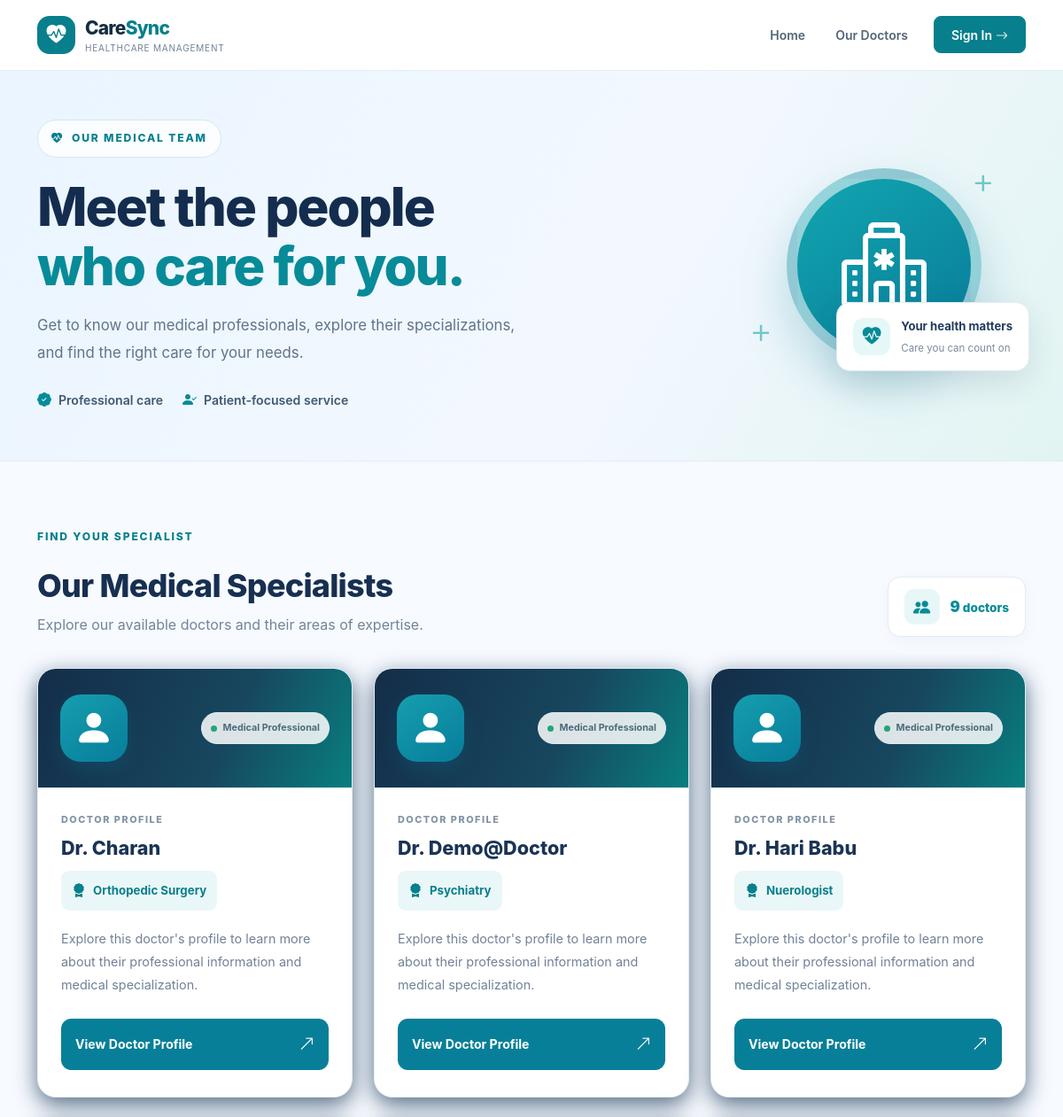
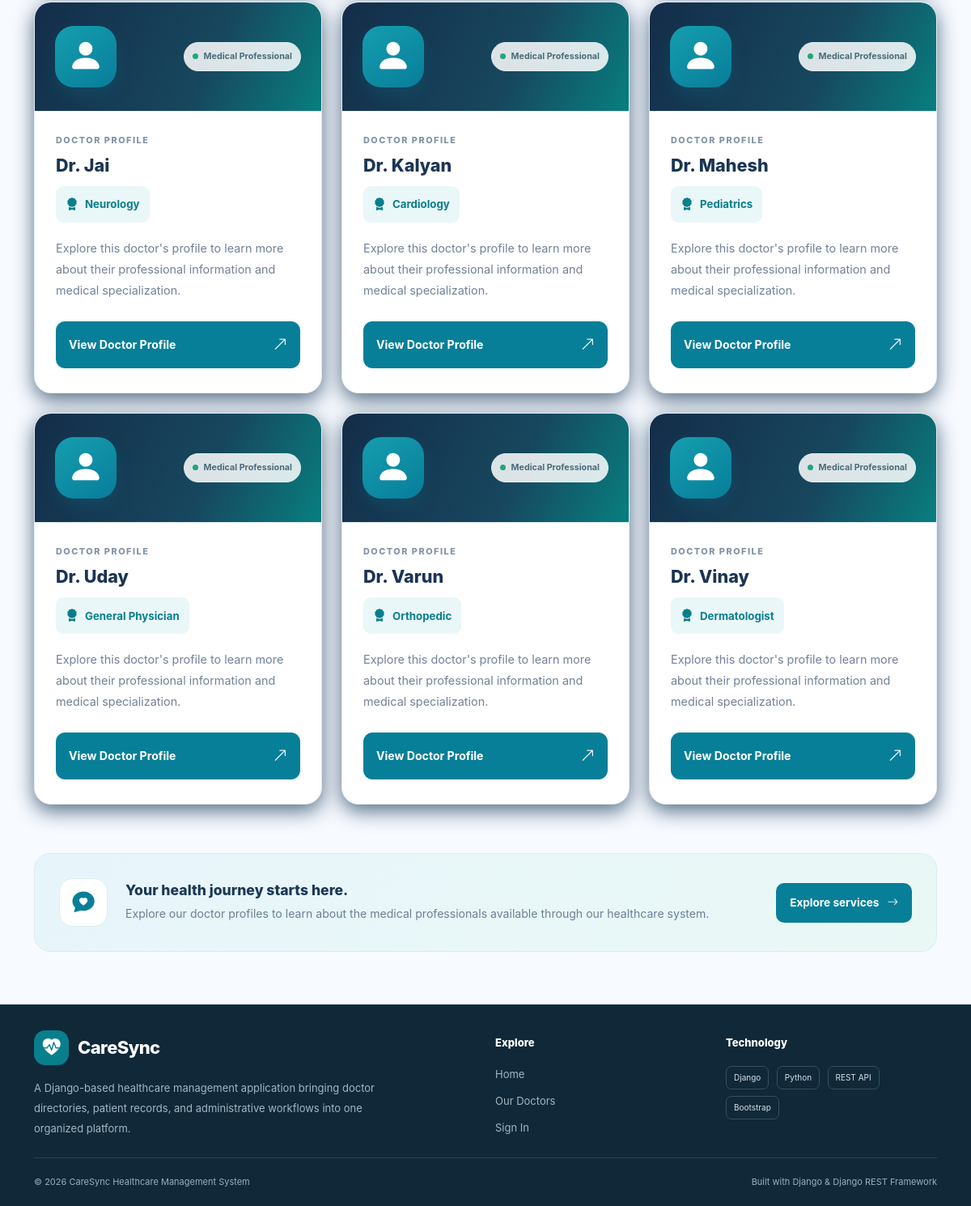
The app's page /doctors/ with its own data (2 pictures, top to bottom).
### healthcare/models.py (models this page shows, shortened)
class Doctor(models.Model):
    user = models.OneToOneField(
        User,
        on_delete=models.CASCADE,
        related_name='doctor_profile',
        null=True,
        blank=True
    )
    name = models.CharField(max_length=100)
    specialization = models.CharField(max_length=100)
    phone = models.CharField(max_length=15)
    email = models.EmailField()
    must_change_password = models.BooleanField(default=True)
    qualification = models.CharField(
        max_length=200,
        blank=True
    )
    experience_years = models.PositiveSmallIntegerField(
        null=True,
        blank=True
    )
    consultation_fee = models.DecimalField(
        max_digits=8,
        decimal_places=2,
        null=True,
        blank=True
    )
    availability = models.CharField(
        max_length=200,
        blank=True
    )
    bio = models.TextField(
        blank=True
    )

### healthcare/views.py (the view)
# urls.py: path('doctors/', views.doctor_page, name='doctors'),
def doctor_page(request):
    doctors = Doctor.objects.all().order_by('name')
    return render(
        request,
        'healthcare/doctors.html',
        {'doctors': doctors}
    )

### templates/healthcare/doctors.html (shortened to what this page needs)
{% extends 'healthcare/base.html' %}
{% block content %}
<section class="doctors-page">
    <div class="doctors-hero">
        <div class="container">
            <div class="doctors-hero-content">
                <div class="doctors-eyebrow">
                    <i class="bi bi-heart-pulse-fill"></i>
                    OUR MEDICAL TEAM
                </div>
                <h1>
                    Meet the people<br>
                    <span>who care for you.</span>
                </h1>
                <p>
                    Get to know our medical professionals, explore their
                    specializations, and find the right care for your needs.
                </p>
                <div class="doctors-hero-meta">
                    <span>
                        <i class="bi bi-patch-check-fill"></i>
                        Professional care
                    </span>
                    <span>
                        <i class="bi bi-person-check-fill"></i>
                        Patient-focused service
                    </span>
                </div>
            </div>
            <div class="doctors-hero-art">
                <div class="hero-art-circle">
                    <i class="bi bi-hospital"></i>
                </div>
                <div class="hero-art-badge">
                    <i class="bi bi-heart-pulse-fill"></i>
                    <div>
                        <strong>Your health matters</strong>
                        <small>Care you can count on</small>
                    </div>
                </div>
                <div class="hero-art-plus plus-one">+</div>
                <div class="hero-art-plus plus-two">+</div>
            </div>
        </div>
    </div>
    <div class="container doctors-directory">
        <div class="directory-heading">
            <div>
                <span class="section-kicker">FIND YOUR SPECIALIST</span>
                <h2>Our Medical Specialists</h2>
                <p>Explore our available doctors and their areas of expertise.</p>
            </div>
            {% if doctors %}
                <div class="doctor-count">
                    <i class="bi bi-people-fill"></i>
                    <span>
                        <strong>{{ doctors|length }}</strong>
                        doctor{{ doctors|length|pluralize }}
                    </span>
                </div>
            {% endif %}
        </div>
        {% if doctors %}
            <div class="row g-4">
                {% for doctor in doctors %}
                    <div class="col-sm-6 col-xl-4">
                        <article class="doctor-card">
                            <div class="doctor-card-top">
                                <div class="doctor-avatar">
                                    <i class="bi bi-person-fill"></i>
                                </div>
                                <span class="doctor-status">
                                    <span></span>
                                    Medical Professional
                                </span>
                            </div>
                            <div class="doctor-card-body">
                                <span class="doctor-label">DOCTOR PROFILE</span>
                                <h3>Dr. {{ doctor.name }}</h3>
                                <div class="doctor-specialty">
                                    <i class="bi bi-award-fill"></i>
                                    {{ doctor.specialization|default:"General Practice" }}
                                </div>
                                <p class="doctor-description">
                                    Explore this doctor's profile to learn more
                                    about their professional information and
                                    medical specialization.
                                </p>
                                <a href="{% url 'doctor_detail' doctor.id %}"
                                   class="doctor-profile-link">
                                    View Doctor Profile
                                    <i class="bi bi-arrow-up-right"></i>
                                </a>
                            </div>
                        </article>
                    </div>
                {% endfor %}
            </div>
        {% endif %}
        <div class="doctors-help-banner">
            <div class="help-banner-icon">
                <i class="bi bi-chat-heart-fill"></i>
            </div>
            <div class="help-banner-content">
                <h3>Your health journey starts here.</h3>
                <p>
                    Explore our doctor profiles to learn about the medical
                    professionals available through our healthcare system.
                </p>
            </div>
            <a href="{% url 'home' %}#services" class="help-banner-link">
                Explore services
                <i class="bi bi-arrow-right"></i>
            </a>
        </div>
    </div>
</section>
{% endblock %}

### records on screen
Doctor: name "Charan", specialization "Orthopedic Surgery"
Doctor: name "Demo@Doctor", specialization "Psychiatry"
Doctor: name "Hari Babu", specialization "Nuerologist"
Doctor: name "Jai", specialization "Neurology"
Doctor: name "Kalyan", specialization "Cardiology"
Doctor: name "Mahesh", specialization "Pediatrics"
Doctor: name "Uday", specialization "General Physician"
Doctor: name "Varun", specialization "Orthopedic"
Doctor: name "Vinay", specialization "Dermatologist"

### other values on screen
{{ doctors|length }} "9"
